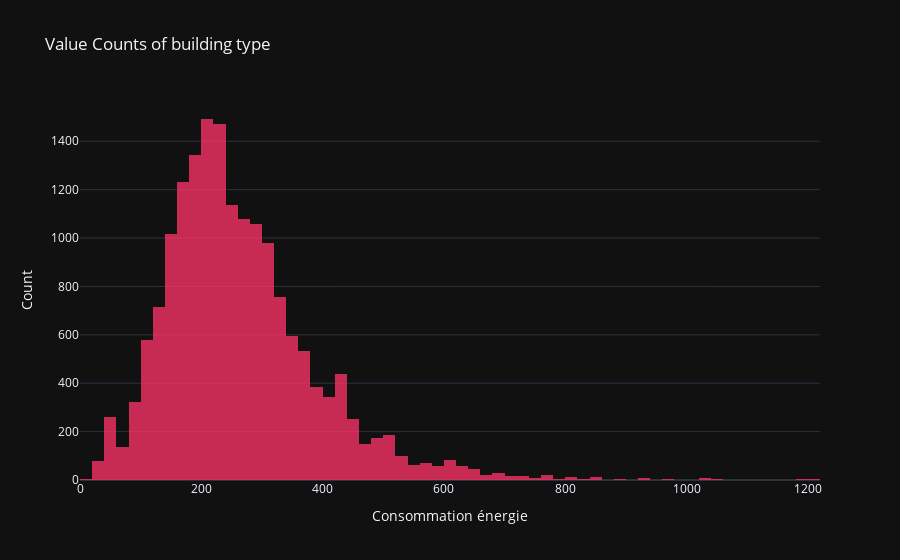

The cell this chart's notebook holds for it:
### Code cell
value_counts = data['consommation_energie'].value_counts().reset_index()
value_counts.columns = ['consommation_energie', 'Count']

fig = px.histogram(value_counts, 
             x='consommation_energie', 
             y='Count', 
             barmode='overlay',
             title='Value Counts of consommation_energie',
             template='plotly_dark',
             color_discrete_sequence=['#F63366'],
             opacity=0.8)


fig.update_layout(
    title="Value Counts of building type",
    xaxis_title="Consommation énergie",
    yaxis_title="Count",
    hoverlabel_bgcolor='white'
    )

fig.show()
# data['consommation_energie'].hist(bins=100)

### Figure 1 — Plotly figure (JSON) as saved in the notebook; plotly's stock layout.template omitted (floating-point values rounded to 4 significant figures; data arrays with more than 128 entries replaced by an {"elided": "..."} marker saying what was removed)
{"data": [{"alignmentgroup": "True", "bingroup": "x", "histfunc": "sum", "hovertemplate": "consommation_energie=%{x}<br>sum of Count=%{y}<extra></extra>", "legendgroup": "", "marker": {"color": "#F63366", "opacity": 0.8, "pattern": {"shape": ""}}, "name": "", "offsetgroup": "", "orientation": "v", "showlegend": false, "type": "histogram", "x": {"elided": "2999 float values"}, "xaxis": "x", "y": {"elided": "2999 int values"}, "yaxis": "y"}], "layout": {"barmode": "overlay", "hoverlabel": {"bgcolor": "white"}, "legend": {"tracegroupgap": 0}, "title": {"text": "Value Counts of building type"}, "xaxis": {"anchor": "y", "domain": [0, 1], "title": {"text": "Consommation énergie"}}, "yaxis": {"anchor": "x", "domain": [0, 1], "title": {"text": "Count"}}}}
